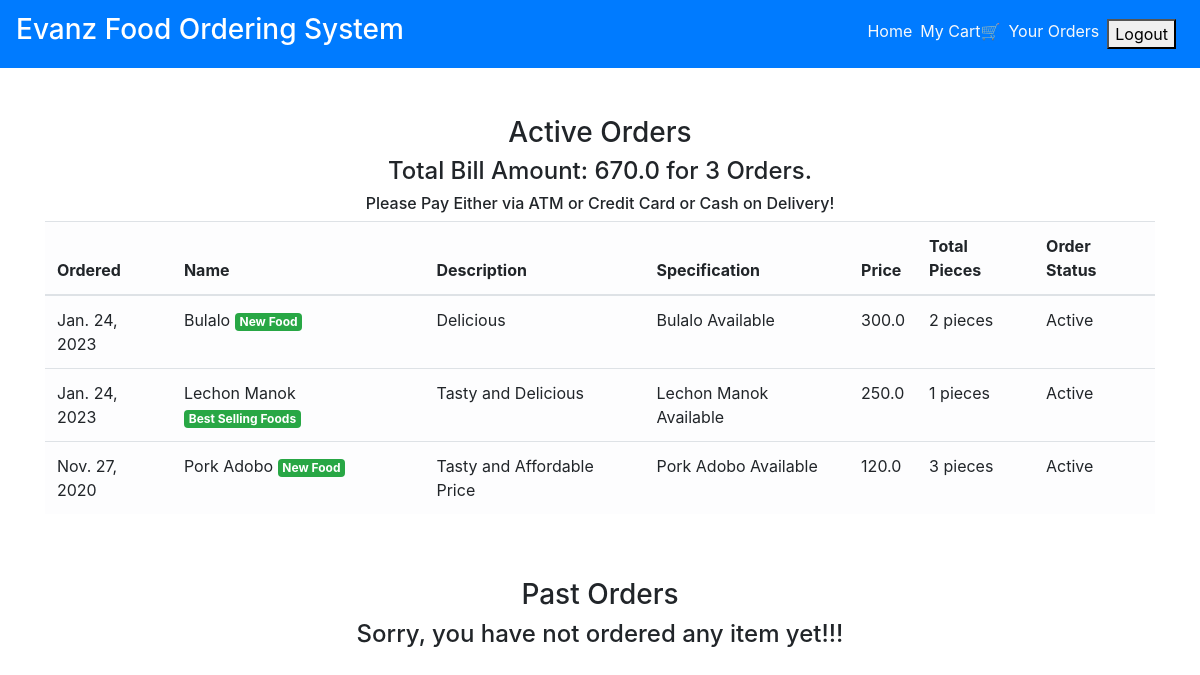
/order_details/ (signed in), run on the app's committed database.
### main/models.py (models this page shows, shortened)
class CartItems(models.Model):
    ORDER_STATUS = (
        ('Active', 'Active'),
        ('Delivered', 'Delivered')
    )
    user = models.ForeignKey(User, on_delete=models.CASCADE)
    item = models.ForeignKey(Item, on_delete=models.CASCADE)
    ordered = models.BooleanField(default=False)
    quantity = models.IntegerField(default=1)
    ordered_date = models.DateField(default=timezone.now)
    status = models.CharField(max_length=20, choices=ORDER_STATUS, default='Active')
    delivery_date = models.DateField(default=timezone.now)
    class Meta:
        verbose_name = 'Cart Item'
        verbose_name_plural = 'Cart Items'

class Item(models.Model):
    LABELS = (
        ('Best Selling Foods', 'Best Selling Foods'),
        ('New Food', 'New Food'),
        ('Spicy Foods🔥', 'Spicy Foods🔥'),
    )
    LABEL_COLOUR = (
        ('danger', 'danger'),
        ('success', 'success'),
        ('primary', 'primary'),
        ('info', 'info'),
        ('warning', 'warning'),
    )
    title = models.CharField(max_length=150)
    description = models.CharField(max_length=250,blank=True)
    price = models.FloatField()
    pieces = models.IntegerField(default=6)
    instructions = models.CharField(max_length=250,default="Available")
    image = models.ImageField(default='default.png', upload_to='images/')
    labels = models.CharField(max_length=25, choices=LABELS, blank=True)
    label_colour = models.CharField(max_length=15, choices=LABEL_COLOUR, blank=True)
    slug = models.SlugField(default="foods")
    created_by = models.ForeignKey(User, on_delete=models.CASCADE)

### main/views.py (the view)
# urls.py: path('order_details/', views.order_details, name='order_details'),
@login_required
def order_details(request):
    items = CartItems.objects.filter(user=request.user, ordered=True,status="Active").order_by('-ordered_date')
    cart_items = CartItems.objects.filter(user=request.user, ordered=True,status="Delivered").order_by('-ordered_date')
    bill = items.aggregate(Sum('item__price'))
    number = items.aggregate(Sum('quantity'))
    pieces = items.aggregate(Sum('item__pieces'))
    total = bill.get("item__price__sum")
    count = number.get("quantity__sum")
    total_pieces = pieces.get("item__pieces__sum")
    context = {
        'items':items,
        'cart_items':cart_items,
        'total': total,
        'count': count,
        'total_pieces': total_pieces
    }
    return render(request, 'main/order_details.html', context)

### main/templatetags/get_group.py (called while the page is built)
@register.filter(name='has_group')
def has_group(user, group_name):
    return user.groups.filter(name=group_name).exists()

### main/templates/main/order_details.html
{% extends "main/layout.html" %}
{% block content %}
<div class="cart">
    <div class="container">
        <div class="row">
            <div class="col-sm-12 mt-5">
                <h3 class="text-center">Active Orders</h3>
                {% if items %}
                <h4 class="text-center">Total Bill Amount: {{total}} for {{ count }} Orders.</h4>
                <h6 class="text-center">Please Pay Either via ATM or Credit Card or Cash on Delivery!</h6>
                <div class="table-responsive">
                    <table class="table table-light">
                        <thead>
                        <tr>
                            <th scope="col">Ordered</th>
                            <th scope="col">Name</th>
                            <th scope="col">Description</th>
                            <th scope="col">Specification</th>
                            <th scope="col">Price</th>
                            <th scope="col">Total Pieces</th>
                            <th scope="col">Order Status</th>
                        </tr>
                        </thead>
                        <tbody>
                            {% for item_active in items %}
                        <tr>
                            <td>{{ item_active.ordered_date }}</td>
                            <td>{{ item_active.item.title }} <span class="badge badge-{{ item_active.item.label_colour }}">{{ item_active.item.labels }}</span></td>
                            <td>{{ item_active.item.description }}</td>
                            <td>{{ item_active.item.instructions }}</td>
                            <td>{{ item_active.item.price }}</td>
                            <td>{{ item_active.item.pieces }} pieces</td>
                            <td>{{ item_active.status }}</td>
                        </tr>
                            {% endfor %}
                        </tbody>
                    </table>
                </div>
                {% else %}
                <h4 class="text-center">Sorry, you have not ordered any item yet!!!</h4>
                {% endif %}
            </div>
        </div>
        <div class="row">
            <div class="col-sm-12 mt-5">
                <h3 class="text-center">Past Orders</h3>
                {% if cart_items %}
                <div class="table-responsive">
                    <table class="table table-light">
                        <thead>
                        <tr>
                            <th scope="col">Ordered</th>
                            <th scope="col">Name</th>
                            <th scope="col">Description</th>
                            <th scope="col">Specification</th>
                            <th scope="col">Price</th>
                            <th scope="col">Total Pieces</th>
                            <th scope="col">Order Status</th>
                            <th scope="col">Delivery Date</th>
                        </tr>
                        </thead>
                        <tbody>
                            {% for cart in cart_items %}
                        <tr>
                            <td>{{ cart.ordered_date }}</td>
                            <td>{{ cart.item.title }} <span class="badge badge-{{ cart.item.label_colour }}">{{ cart.item.labels }}</span></td>
                            <td>{{ cart.item.description }}</td>
                            <td>{{ cart.item.instructions }}</td>
                            <td>{{ cart.item.price }}</td>
                            <td>{{ cart.item.pieces }} pieces</td>
                            <td>{{ cart.status }}</td>
                            <td>{{ cart.delivery_date }}</td>
                        </tr>
                            {% endfor %}
                        </tbody>
                    </table>
                </div>
                {% else %}
                <h4 class="text-center">Sorry, you have not ordered any item yet!!!</h4>
                {% endif %}
            </div>
        </div>
    </div>
</div>
{% endblock content %}

### data on the page
CartItems: ordered_date "Jan. 24, 2023", item "Bulalo", item.labels "New Food", item.description "Delicious", item.instructions "Bulalo Available", item.price "300.0", item.pieces "2", status "Active"
CartItems: ordered_date "Jan. 24, 2023", item "Lechon Manok", item.labels "Best Selling Foods", item.description "Tasty and Delicious", item.instructions "Lechon Manok Available", item.price "250.0", item.pieces "1", status "Active"
CartItems: ordered_date "Nov. 27, 2020", item "Pork Adobo", item.labels "New Food", item.description "Tasty and Affordable Price", item.instructions "Pork Adobo Available", item.price "120.0", item.pieces "3", status "Active"

### other printed values
{{ total }} "670.0"
{{ count }} "3"
